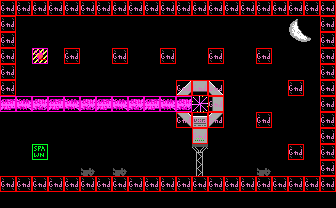

Tiled map render using the project's own tile images. Description and the whole map definition, tile-layer contents included, below:
An orthogonal 21x13 tile map with 16x16 px tiles, 2 tile layers (bg, col), 2 tilesets and 4 objects (4x fireball).

<map version="1.5" tiledversion="1.5.0" orientation="orthogonal" renderorder="right-down" width="21" height="13" tilewidth="16" tileheight="16" infinite="0" nextlayerid="4" nextobjectid="34">
 <tileset firstgid="1" source="tileset.tsx" />
 <tileset firstgid="241" source="obj.tsx" />
 <layer id="1" name="bg" width="21" height="13">
  <data encoding="csv">
99,99,99,99,99,99,99,99,99,99,99,99,99,99,99,99,99,99,99,99,99,
99,18,18,18,18,18,18,18,18,18,18,18,18,18,18,18,18,18,18,18,99,
99,18,18,18,18,18,18,18,18,18,18,18,18,18,18,18,18,18,18,18,99,
99,18,137,18,99,18,18,99,18,18,99,18,18,99,18,18,99,18,18,18,99,
99,18,18,18,18,18,18,18,18,18,18,18,18,18,18,18,18,18,18,18,99,
99,18,18,18,18,18,18,18,18,18,18,131,132,133,18,18,18,18,99,18,99,
154,155,156,154,155,156,154,155,156,154,155,156,152,153,18,18,18,18,18,18,99,
18,18,18,18,18,18,18,18,18,18,18,171,172,173,18,18,99,18,18,18,99,
18,18,18,18,18,18,18,18,18,18,18,18,192,18,18,18,18,18,18,18,99,
18,18,18,18,18,18,18,18,18,18,18,18,77,18,18,18,18,18,99,18,99,
18,18,18,18,18,180,18,180,18,18,18,18,97,18,18,18,180,18,18,18,99,
99,99,99,99,99,99,99,99,99,99,99,99,99,99,99,99,99,99,99,99,99,
18,18,18,18,18,18,18,18,18,18,18,18,18,18,18,18,18,18,18,18,18
</data>
 </layer>
 <layer id="2" name="col" width="21" height="13">
  <data encoding="csv">
242,242,242,242,242,242,242,242,242,242,242,242,242,242,242,242,242,242,242,242,242,
242,241,241,241,241,241,241,241,241,241,241,241,241,241,241,241,241,241,19,20,242,
242,241,241,241,241,241,241,241,241,241,241,241,241,241,241,241,241,241,39,40,242,
242,241,251,241,242,241,241,242,241,241,242,241,241,242,241,241,242,241,241,241,242,
242,241,241,241,241,241,241,241,241,241,241,241,241,241,241,241,241,241,241,241,242,
242,241,241,241,241,241,241,241,241,241,241,242,242,242,241,241,241,241,242,241,242,
244,244,244,244,244,244,244,244,244,244,244,244,241,242,241,241,241,241,241,241,242,
241,241,241,241,241,241,241,241,241,241,241,242,242,242,241,241,242,241,241,241,242,
241,241,241,241,241,241,241,241,241,241,241,241,242,241,241,241,241,241,241,241,242,
241,241,243,241,241,241,241,241,241,241,241,241,241,241,241,241,241,241,242,241,242,
241,241,241,241,241,241,241,241,241,241,241,241,241,241,241,241,241,241,241,241,242,
242,242,242,242,242,242,242,242,242,242,242,242,242,242,242,242,242,242,242,242,242,
241,241,241,241,241,241,241,241,241,241,241,241,241,241,241,241,241,241,241,241,241
</data>
 </layer>
 <objectgroup id="3" name="obj">
  <object id="30" name="FireballEnemy" type="fireball" x="163.565" y="68.8396" width="72.963" height="68.8894" />
  <object id="31" name="FireballEnemy" type="fireball" x="181.462" y="69.1429" width="54.7631" height="54.6328" />
  <object id="32" name="FireballEnemy" type="fireball" x="165.537" y="86.1295" width="39.5965" height="49.4762" />
  <object id="33" name="FireballEnemy" type="fireball" x="50.8779" y="18.9416" width="185.195" height="72.226" />
 </objectgroup>
</map>
